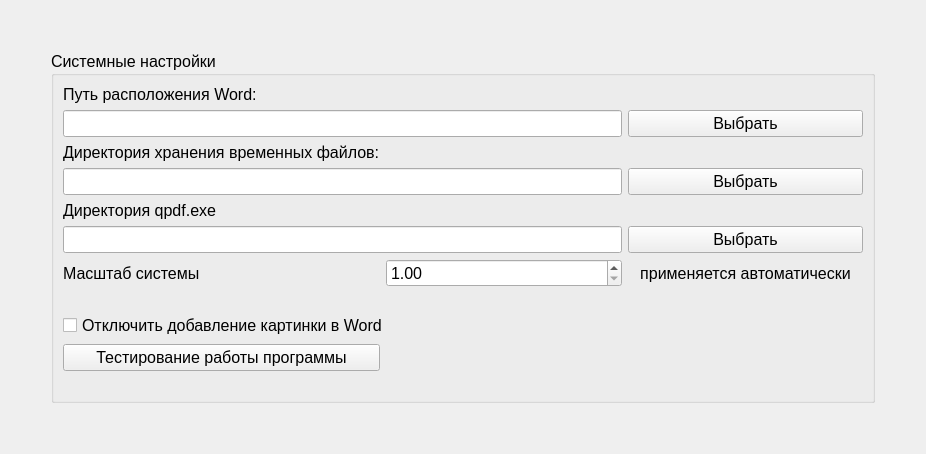
      <widget class="QWidget" name="page_systemSettings">
       <layout class="QGridLayout" name="gridLayout_14">
        <item row="1" column="0">
         <spacer name="horizontalSpacer">
          <property name="orientation">
           <enum>Qt::Horizontal</enum>
          </property>
          <property name="sizeHint" stdset="0">
           <size>
            <width>40</width>
            <height>20</height>
           </size>
          </property>
         </spacer>
        </item>
        <item row="0" column="1">
         <spacer name="verticalSpacer_3">
          <property name="orientation">
           <enum>Qt::Vertical</enum>
          </property>
          <property name="sizeHint" stdset="0">
           <size>
            <width>20</width>
            <height>40</height>
           </size>
          </property>
         </spacer>
        </item>
        <item row="2" column="1">
         <spacer name="verticalSpacer_4">
          <property name="orientation">
           <enum>Qt::Vertical</enum>
          </property>
          <property name="sizeHint" stdset="0">
           <size>
            <width>20</width>
            <height>40</height>
           </size>
          </property>
         </spacer>
        </item>
        <item row="1" column="1">
         <widget class="QGroupBox" name="groupBox_7">
          <property name="font">
           <font>
            <family>MS Shell Dlg 2</family>
            <pointsize>12</pointsize>
            <weight>50</weight>
            <italic>false</italic>
            <bold>false</bold>
           </font>
          </property>
          <property name="title">
           <string>Системные настройки</string>
          </property>
          <layout class="QGridLayout" name="gridLayout_3">
           <item row="10" column="1" colspan="3">
            <spacer name="horizontalSpacer_6">
             <property name="orientation">
              <enum>Qt::Horizontal</enum>
             </property>
             <property name="sizeType">
              <enum>QSizePolicy::Expanding</enum>
             </property>
             <property name="sizeHint" stdset="0">
              <size>
               <width>800</width>
               <height>20</height>
              </size>
             </property>
            </spacer>
           </item>
           <item row="6" column="2">
            <widget class="QDoubleSpinBox" name="doubleSpinBox_scalekoefficient">
             <property name="minimum">
              <double>1.000000000000000</double>
             </property>
             <property name="maximum">
              <double>4.990000000000000</double>
             </property>
             <property name="singleStep">
              <double>0.250000000000000</double>
             </property>
            </widget>
           </item>
           <item row="7" column="3">
            <spacer name="horizontalSpacer_7">
             <property name="orientation">
              <enum>Qt::Horizontal</enum>
             </property>
             <property name="sizeType">
              <enum>QSizePolicy::Fixed</enum>
             </property>
             <property name="sizeHint" stdset="0">
              <size>
               <width>40</width>
               <height>20</height>
              </size>
             </property>
            </spacer>
           </item>
           <item row="1" column="1" colspan="2">
            <widget class="QLineEdit" name="lineEdit_wordDirectory">
             <property name="readOnly">
              <bool>true</bool>
             </property>
            </widget>
           </item>
           <item row="5" column="3">
            <widget class="QPushButton" name="pushButton_chose_qpdfexe_dir">
             <property name="text">
              <string>Выбрать</string>
             </property>
            </widget>
           </item>
           <item row="6" column="1">
            <widget class="QLabel" name="label_30">
             <property name="text">
              <string>Масштаб системы</string>
             </property>
            </widget>
           </item>
           <item row="6" column="3">
            <widget class="QLabel" name="label_31">
             <property name="text">
              <string>применяется автоматически</string>
             </property>
             <property name="alignment">
              <set>Qt::AlignCenter</set>
             </property>
            </widget>
           </item>
           <item row="3" column="3">
            <widget class="QPushButton" name="pushButton_8">
             <property name="text">
              <string>Выбрать</string>
             </property>
            </widget>
           </item>
           <item row="0" column="1">
            <widget class="QLabel" name="label_16">
             <property name="text">
              <string>Путь расположения Word: </string>
             </property>
            </widget>
           </item>
           <item row="1" column="3">
            <widget class="QPushButton" name="pushButton_7">
             <property name="text">
              <string>Выбрать</string>
             </property>
            </widget>
           </item>
           <item row="4" column="1">
            <widget class="QLabel" name="label_25">
             <property name="text">
              <string>Директория qpdf.exe</string>
             </property>
            </widget>
           </item>
           <item row="2" column="1">
            <widget class="QLabel" name="label_17">
             <property name="text">
              <string>Директория хранения временных файлов:</string>
             </property>
            </widget>
           </item>
           <item row="3" column="1" colspan="2">
            <widget class="QLineEdit" name="lineEdit_tempFilesDirectory">
             <property name="readOnly">
              <bool>true</bool>
             </property>
            </widget>
           </item>
           <item row="5" column="1" colspan="2">
            <widget class="QLineEdit" name="lineEdit_qpdfexe_dir">
             <property name="readOnly">
              <bool>true</bool>
             </property>
            </widget>
           </item>
           <item row="8" column="1" colspan="3">
            <widget class="QCheckBox" name="checkBox_disableInsertImageToWord">
             <property name="text">
              <string>Отключить добавление картинки в Word</string>
             </property>
            </widget>
           </item>
           <item row="9" column="1">
            <widget class="QPushButton" name="pushButton_automationTest">
             <property name="text">
              <string>Тестирование работы программы</string>
             </property>
            </widget>
           </item>
          </layout>
         </widget>
        </item>
        <item row="1" column="2">
         <spacer name="horizontalSpacer_5">
          <property name="orientation">
           <enum>Qt::Horizontal</enum>
          </property>
          <property name="sizeHint" stdset="0">
           <size>
            <width>40</width>
            <height>20</height>
           </size>
          </property>
         </spacer>
        </item>
       </layout>
      </widget>
